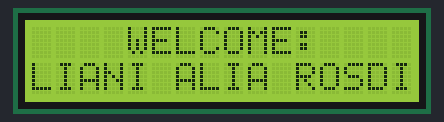
A sketch run on a simulated Arduino Uno, built with avr-gcc and run on an emulated ATmega328P. On the bench: 16×2 character LCD.

Above: at 0.1 s.
At 1.2 s:
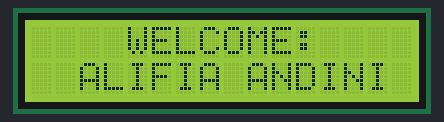

Measured:
- what the display in image 1 shows lasts 1.0 s, from 1.1 s to 2.1 s

The sketch:

9._LCD.ino
```cpp
//Download Library LiquidCrystal_I2C
#include <LiquidCrystal_I2C.h>
//Inisialisasi pembuatan variable
LiquidCrystal_I2C lcd(0x27, 16, 2);
void setup() {
 //Menentukan Fungsionalitas dari PIN pada Microcontroller
 Serial.begin(115200); //baudrate yang digunakan untuk komunikasi microcontroller dengan komputer
 lcd.begin();
}
void loop() {
 //Program yang akan dijalankan berulang-ulang
 lcd.clear(); //Untuk Menghapus karakter pada LCD
 lcd.setCursor(3,0); lcd.print(" WELCOME: ");
 lcd.setCursor(0,1); lcd.print("LIANI ALIA ROSDI");
 delay(1000); //Jeda waktu perulagan seama 1000 mili detik
 lcd.clear();
  lcd.setCursor(3,0); lcd.print(" WELCOME: ");
 lcd.setCursor(2,1); lcd.print("ALIFIA ANDINI");
 delay(1000);
}
```
